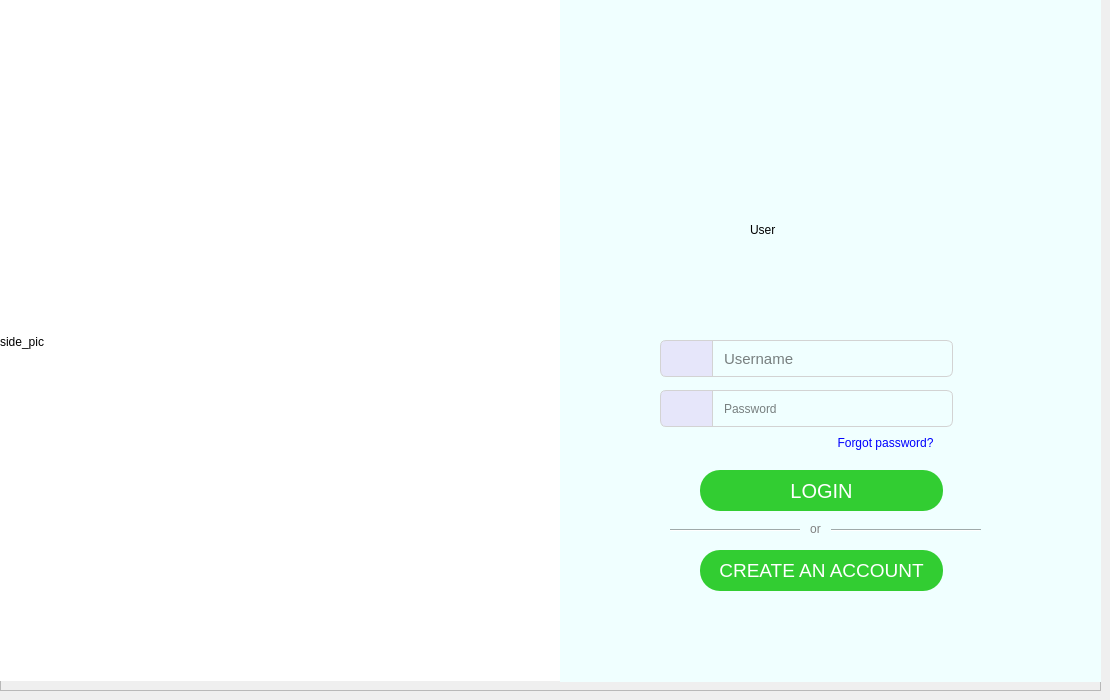
    <widget class="QWidget" name="page">
     <widget class="QFrame" name="frame">
      <property name="geometry">
       <rect>
        <x>0</x>
        <y>0</y>
        <width>1101</width>
        <height>691</height>
       </rect>
      </property>
      <property name="frameShape">
       <enum>QFrame::StyledPanel</enum>
      </property>
      <property name="frameShadow">
       <enum>QFrame::Raised</enum>
      </property>
      <widget class="QFrame" name="frame_2">
       <property name="geometry">
        <rect>
         <x>-20</x>
         <y>0</y>
         <width>591</width>
         <height>681</height>
        </rect>
       </property>
       <property name="frameShape">
        <enum>QFrame::StyledPanel</enum>
       </property>
       <property name="frameShadow">
        <enum>QFrame::Raised</enum>
       </property>
       <widget class="QLabel" name="label_imge">
        <property name="geometry">
         <rect>
          <x>20</x>
          <y>0</y>
          <width>561</width>
          <height>684</height>
         </rect>
        </property>
        <property name="styleSheet">
         <string notr="true">background: white;</string>
        </property>
        <property name="frameShape">
         <enum>QFrame::NoFrame</enum>
        </property>
        <property name="frameShadow">
         <enum>QFrame::Plain</enum>
        </property>
        <property name="lineWidth">
         <number>2</number>
        </property>
        <property name="text">
         <string>side_pic</string>
        </property>
       </widget>
      </widget>
      <widget class="QFrame" name="frame_5">
       <property name="geometry">
        <rect>
         <x>560</x>
         <y>0</y>
         <width>551</width>
         <height>682</height>
        </rect>
       </property>
       <property name="styleSheet">
        <string notr="true">background: azure;</string>
       </property>
       <property name="frameShape">
        <enum>QFrame::NoFrame</enum>
       </property>
       <property name="frameShadow">
        <enum>QFrame::Plain</enum>
       </property>
       <property name="lineWidth">
        <number>0</number>
       </property>
       <widget class="QLabel" name="label_log">
        <property name="geometry">
         <rect>
          <x>190</x>
          <y>180</y>
          <width>100</width>
          <height>100</height>
         </rect>
        </property>
        <property name="frameShape">
         <enum>QFrame::NoFrame</enum>
        </property>
        <property name="text">
         <string>User</string>
        </property>
       </widget>
       <widget class="QLineEdit" name="lineEdit_usrnam">
        <property name="enabled">
         <bool>true</bool>
        </property>
        <property name="geometry">
         <rect>
          <x>150</x>
          <y>340</y>
          <width>243</width>
          <height>37</height>
         </rect>
        </property>
        <property name="font">
         <font>
          <family>helvetica</family>
          <pointsize>11</pointsize>
         </font>
        </property>
        <property name="styleSheet">
         <string notr="true">QLineEdit{
	border: 1px solid lightgray;

	padding: 5px 12px 5px 12px;
	font-family: helvetica;

	border-top-right-radius: 6px;
	border-bottom-right-radius: 6px;
	
border-left:0px;

}</string>
        </property>
        <property name="placeholderText">
         <string>Username</string>
        </property>
        <property name="clearButtonEnabled">
         <bool>true</bool>
        </property>
       </widget>
       <widget class="QLineEdit" name="lineEdit_passwrd">
        <property name="geometry">
         <rect>
          <x>150</x>
          <y>390</y>
          <width>243</width>
          <height>37</height>
         </rect>
        </property>
        <property name="styleSheet">
         <string notr="true">QLineEdit{
	border: 1px solid lightgray;

	padding: 5px 12px 5px 12px;
	font-family: helvetica;

	border-top-right-radius: 6px;
	border-bottom-right-radius: 6px;
	
border-left:0px;

}</string>
        </property>
        <property name="placeholderText">
         <string>Password</string>
        </property>
        <property name="clearButtonEnabled">
         <bool>true</bool>
        </property>
       </widget>
       <widget class="QPushButton" name="pushButton_login">
        <property name="geometry">
         <rect>
          <x>140</x>
          <y>470</y>
          <width>243</width>
          <height>41</height>
         </rect>
        </property>
        <property name="font">
         <font>
          <family>helvetica</family>
          <pointsize>15</pointsize>
         </font>
        </property>
        <property name="cursor">
         <cursorShape>PointingHandCursor</cursorShape>
        </property>
        <property name="focusPolicy">
         <enum>Qt::ClickFocus</enum>
        </property>
        <property name="layoutDirection">
         <enum>Qt::LeftToRight</enum>
        </property>
        <property name="styleSheet">
         <string notr="true">QPushButton{
border-radius: 20px;
background-color: limegreen;
color:white;
}
QPushButton:hover:pressed{
background-color: white;
color: limegreen;
}
</string>
        </property>
        <property name="text">
         <string>LOGIN</string>
        </property>
       </widget>
       <widget class="QPushButton" name="pushButton_signup">
        <property name="geometry">
         <rect>
          <x>140</x>
          <y>550</y>
          <width>243</width>
          <height>41</height>
         </rect>
        </property>
        <property name="font">
         <font>
          <family>helvetica</family>
          <pointsize>14</pointsize>
         </font>
        </property>
        <property name="cursor">
         <cursorShape>PointingHandCursor</cursorShape>
        </property>
        <property name="styleSheet">
         <string notr="true">QPushButton{
border-radius: 20px;
background-color: limegreen;
color:white;
}
QPushButton:hover:pressed{
background-color: white;
color: limegreen;
}
</string>
        </property>
        <property name="text">
         <string>CREATE AN ACCOUNT</string>
        </property>
       </widget>
       <widget class="Line" name="line_2">
        <property name="geometry">
         <rect>
          <x>110</x>
          <y>520</y>
          <width>311</width>
          <height>20</height>
         </rect>
        </property>
        <property name="orientation">
         <enum>Qt::Horizontal</enum>
        </property>
       </widget>
       <widget class="QLabel" name="label_2">
        <property name="geometry">
         <rect>
          <x>240</x>
          <y>520</y>
          <width>31</width>
          <height>17</height>
         </rect>
        </property>
        <property name="styleSheet">
         <string notr="true">color:gray;
padding: 0 1px 0 1px;</string>
        </property>
        <property name="text">
         <string>or</string>
        </property>
        <property name="alignment">
         <set>Qt::AlignCenter</set>
        </property>
       </widget>
       <widget class="QPushButton" name="pushButton_6">
        <property name="geometry">
         <rect>
          <x>250</x>
          <y>430</y>
          <width>151</width>
          <height>25</height>
         </rect>
        </property>
        <property name="cursor">
         <cursorShape>PointingHandCursor</cursorShape>
        </property>
        <property name="styleSheet">
         <string notr="true">QPushButton{
font-family: helvetica;
border-radius: 20px;
background-color: none;
color: blue;
}

QPushButton:hover{
	text-decoration: underline;
}</string>
        </property>
        <property name="text">
         <string>Forgot password?</string>
        </property>
       </widget>
       <widget class="QLabel" name="label_4">
        <property name="geometry">
         <rect>
          <x>100</x>
          <y>340</y>
          <width>53</width>
          <height>37</height>
         </rect>
        </property>
        <property name="font">
         <font>
          <family>helvetica</family>
          <pointsize>9</pointsize>
         </font>
        </property>
        <property name="styleSheet">
         <string notr="true">QLabel{
	border: 1px solid lightgray;

	padding: 5px 12px 5px 12px;
	font-family: helvetica;

	border-top-left-radius: 6px;
	border-bottom-left-radius: 6px;
	
background-color: lavender;
}</string>
        </property>
        <property name="text">
         <string/>
        </property>
        <property name="pixmap">
         <pixmap resource="../src.qrc">:/img/ui/img/user-1.svg</pixmap>
        </property>
        <property name="scaledContents">
         <bool>true</bool>
        </property>
       </widget>
       <widget class="QLabel" name="label_5">
        <property name="geometry">
         <rect>
          <x>100</x>
          <y>390</y>
          <width>53</width>
          <height>37</height>
         </rect>
        </property>
        <property name="font">
         <font>
          <family>helvetica</family>
          <pointsize>9</pointsize>
         </font>
        </property>
        <property name="styleSheet">
         <string notr="true">QLabel{
	border: 1px solid lightgray;

	padding: 5px 12px 5px 12px;
	font-family: helvetica;

	border-top-left-radius: 6px;
	border-bottom-left-radius: 6px;
	
background-color: lavender;
}</string>
        </property>
        <property name="text">
         <string/>
        </property>
        <property name="pixmap">
         <pixmap resource="../src.qrc">:/img/ui/img/pswd.svg</pixmap>
        </property>
        <property name="scaledContents">
         <bool>true</bool>
        </property>
       </widget>
      </widget>
     </widget>
    </widget>
